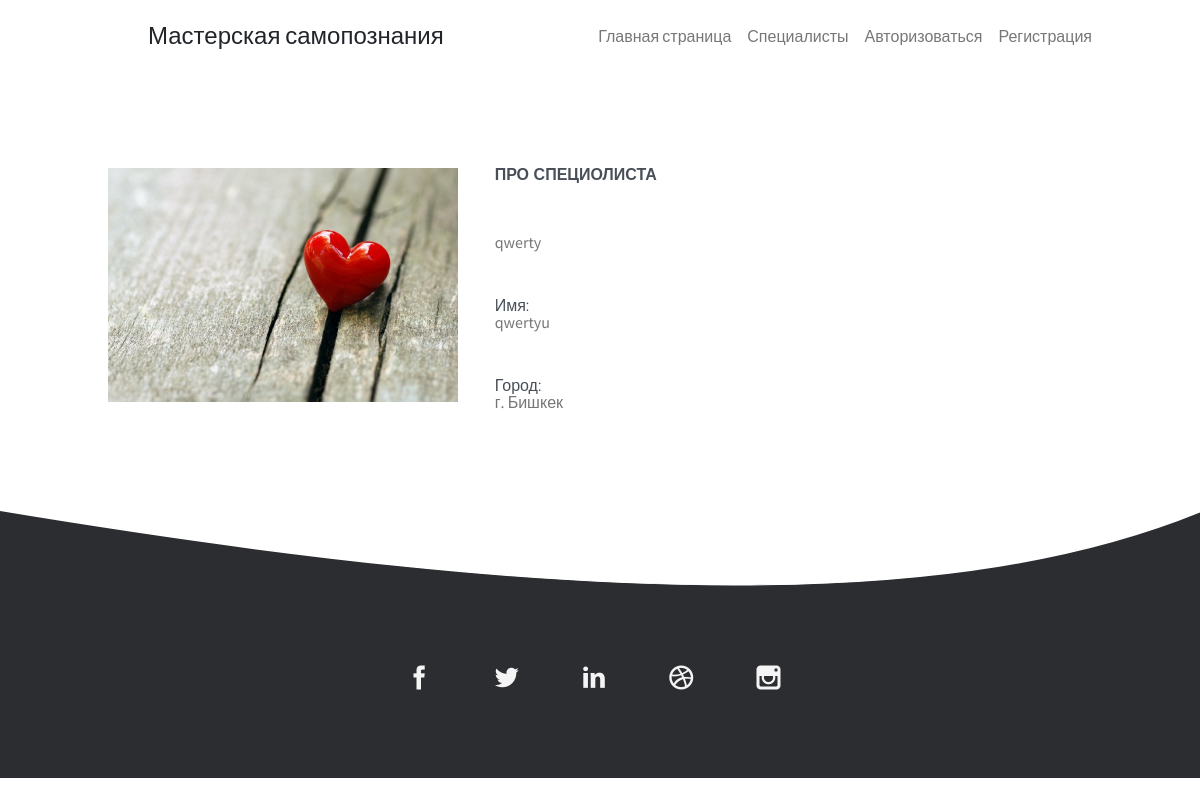
The page /employer_detail/3 on the database its author committed.
### employer/models.py (models this page shows, shortened)
class Employer(models.Model):                # Создаем таблицу с названием
    name = models.CharField(                 # Поле ФИО сотрудников
        verbose_name='ФИО',                  # Аргумент для альтернативного
        max_length=1000,                     # Аргумент для максимального
        blank=True,                          # Аргумент для обозначения поля
        null=True)                           # Аргумент для обозначения поля
    city = models.ForeignKey(                # Поле для выбора города
        'Location',                          # Аргумент связи с таблицей
        verbose_name='Город',                # Аргумент для альтернативного
        on_delete=models.CASCADE,            # Аргумент для определения как
        blank=True,                          # Аргумент для обозначения поля
        null=True)                           # Аргумент для обозначения поля
    work = models.ManyToManyField(           # Поле для выбора Деятельности
        'Activity',                          # Аргумент связи с таблицей
        verbose_name='Деятельность',         # Аргумент для альтернативного
        related_name='activity',             # указывает имя обратной связи
        blank=True,                          # Аргумент для обозначения поля
    )
    direction = models.ManyToManyField(      # Поле для выбора Направлений
        'Category',                          # Аргумент связи с таблицей
        verbose_name='Направление',          # Аргумент для альтернативного
        related_name='category',             # указывает имя обратной связи
        blank=True,                          # Аргумент для обозначения поля
    )
    description = models.TextField(          # Поле для ввода Описания
        verbose_name='Описание',             # Аргумент для альтернативного
        max_length=1000,                     # Аргумент для максимального
        blank=True,                          # Аргумент для обозначения поля
        null=True)                           # Аргумент для обозначения поля
    education = models.ManyToManyField(      # Поле для выбора Образования
        'Education',                         # Аргумент связи с таблицей
        verbose_name='Образование',          # Аргумент для альтернативного
        related_name='education',            # указывает имя обратной связи
        blank=True,                          # Аргумент для обозначения поля
    )
    experience = models.CharField(           # Поле для Стажа
        verbose_name='Стаж',                 # Аргумент для альтернативного
        max_length=1000,                     # Аргумент для максимального
        blank=True,                          # Аргумент для обозначения поля
        null=True                            # Аргумент для обозначения поля
    )
    cabinet = models.ManyToManyField(        # Поле для выбора Кабинета
        'Adress',                            # Аргумент связи с таблицей
        verbose_name='Кабинет',              # Аргумент для альтернативного
        related_name='adress',               # указывает имя обратной связи
        blank=True,                          # Аргумент для обозначения поля
    )
    personal_consultation = models.CharField(# Поле для назначения Личной
        verbose_name='Личная встреча',       # Аргумент для альтернативного
        max_length=1000,                     # Аргумент для максимального
        blank=True,                          # Аргумент для обозначения поля
        null=True                            # Аргумент для обозначения поля
    )
    online_consultation = models.CharField(  # Поле для Онлайн-консультация
        verbose_name='Онлайн-консультация',  # Аргумент для альтернативного
        max_length=1000,                     # Аргумент для максимального
        blank=True,                          # Аргумент для обозначения поля
        null=True                            # Аргумент для обозначения поля
    )
    duration_consultation = models.CharField(# Поле для Длительность консультации
        verbose_name='Длительность консультации', # Аргумент для альтернативного
        max_length=1000,                     # Аргумент для максимального
        blank=True,                          # Аргумент для обозначения поля
        null=True                            # Аргумент для обозначения поля
    )
    couple_consultation_duration = models.CharField(# Поле для Длительность консультации для пар
        verbose_name='Длительность консультации для пар', # Аргумент для альтернативного
        max_length=1000,                     # Аргумент для максимального
        blank=True,                          # Аргумент для обозначения поля
        null=True                            # Аргумент для обозначения поля
    )
    photo = models.ImageField(               # Поле для Фото
        verbose_name='Фото',                 # Аргумент для альтернативного
        upload_to='photos/%Y/%m/%d/',        # Аргумент для указания пути
        blank=True,                          # Аргумент для обозначения поля
        null=True                            # Аргумент для обозначения поля
    )
    created = models.DateTimeField(          # Поле для даты
        verbose_name='Дата публикации',      # Аргумент для альтернативного
        auto_now_add=True,                   # Аргумент автодобавления даты
        blank=True,                          # Аргумент для обозначения поля
    )
    updated = models.DateTimeField(          # Поле для выбора города
        verbose_name='Обновлено',            # Аргумент для альтернативного
        auto_now=True,                       # Аргумент автодобавления даты
        blank=True                           # Аргумент для обозначения поля
    )
    is_published = models.BooleanField(      # Поле для определения
        verbose_name='Опубликовано',         # Аргумент для альтернативного
        default=True,                        # Аргумент для вставки
        blank=True                           # Аргумент для обозначения поля
    )
    class Meta:                              # Расширяем возможность класса
        verbose_name = 'Специалист'          # Имя таблицы в единственном числе
        verbose_name_plural = 'Специалисты'  # Имя таблицы во множественном
        ordering = ['name']                  # Сортировка полю имени

class Location(models.Model):# Создаем таблицу
    city = models.CharField(# Поле с названием города
        'Город',# Аргумент для альтернативного
        max_length=1000,# Аргумент для максимального
        blank=True,# Аргумент для обозначения поля
        null=True# Аргумент для обозначения поля
    )
    def __str__(self):# Вывод данных в строковом виде
        return f'''г. {self.city}
        '''
    class Meta:# Расширяем возможность класса
        verbose_name = 'Местонахождение'# Имя таблицы в единственном числе
        verbose_name_plural = 'Местонахождения'# Имя таблицы во множественном
        ordering = ['city']# Сортировка полю имени

### employer/views.py (the view)
# urls.py: path('employer_detail/<int:pk>', views.employer_detail, name='employer_detail'), # список всех отзывов
def employer_detail(request, pk): # функция для просмотра сотрудника
    employers = Employer.objects.get(id=pk) # получаем конкретного сотрудника
    return render(request, 'epmloyer_detail.html', {'employer': employers})# отправляем данные в шаблон

### employer/templates/epmloyer_detail.html (shortened to what this page needs)
{% extends 'base.html' %}
{% block content %}
<div class="container p-5 m-5">
<section class="home-about-section spad">
        <div class="container">
            <div class="row">
                <div class="col-lg-5">
                    <div class="ha-pic">
                        <img src="{{ employer.photo.url }}" width="350" height="450" alt="">
                    </div>
                </div>
                <div class="col-lg-6">
                    <div class="ha-text">
                        <h2><b>Про специолиста</b></h2>
                        <br>
                        <br>
                        <p>{{ employer.description }}</p>
                        <br>
                        <br>
                        <ul>
                            <li>
                                <h4>Имя: </h4>
                                <span class="icon_check">
                                    {{ employer.name }}
                                </span>
                            </li>
                            <br>
                            <br>
                            <li><h4>Город: </h4>{{ employer.city }}</li>
                        </ul>
                    </div>
                </div>
            </div>
        </div>
    </section>
    </div>
{% endblock %}

### static/assets/css/simplegrid.css (style rules this page uses)
*, *:after, *:before { -webkit-box-sizing: border-box; -moz-box-sizing: border-box; box-sizing: border-box; }
body { margin: 0px; }
[class*='col-'] { float: left; padding-right: 20px; }

### static/assets/css/style.css (style rules this page uses)
*, *:before, *:after { box-sizing: border-box; }
a, img, .overlay, input, textarea, .plan-wrap p, .filters .filter { -webkit-transition: all .12s linear; -moz-transition: all .12s linear; -o-transition: all .12s linear; transition: all .12s linear; }
body { font-size: 1em; line-height: 1.7em; color: #777777; font-weight: normal; }
body, input, textarea { font-family: 'Source Sans Pro', Helvetica, Arial, sans-serif; }
h1,h2,h3,h4,h5,h6, .navigation a, .btn, .filters .filter { font-family: 'Montserrat', Helvetica, Arial, sans-serif; }
h1,h2,h3,h4,h5,h6 { position: relative; margin: 1em 0 1.4em; color: #484f58; }
h1,h2 { text-transform: uppercase; }
h2 { font-size: 2.8em; line-height: .9em; }
h4,h5,h6 { font-size: 1.125em; line-height: .5em; }

### rows shown on the page
Employer: photo (picture), description "qwerty", name "qwertyu", city "г. Бишкек"
